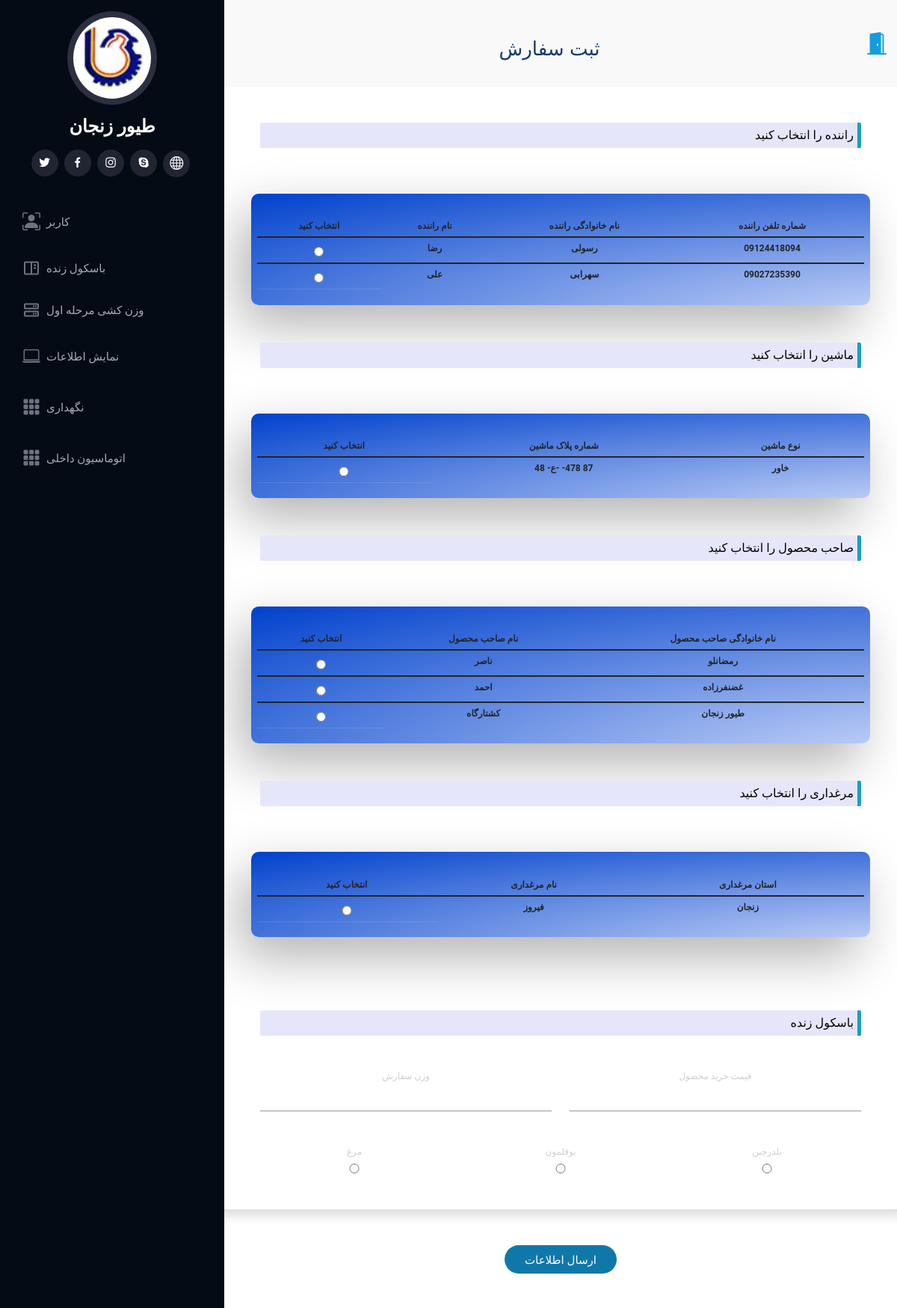
The page /live_WeighBridge/ordering/form/ (signed in, upper part) on the database as committed earlier.
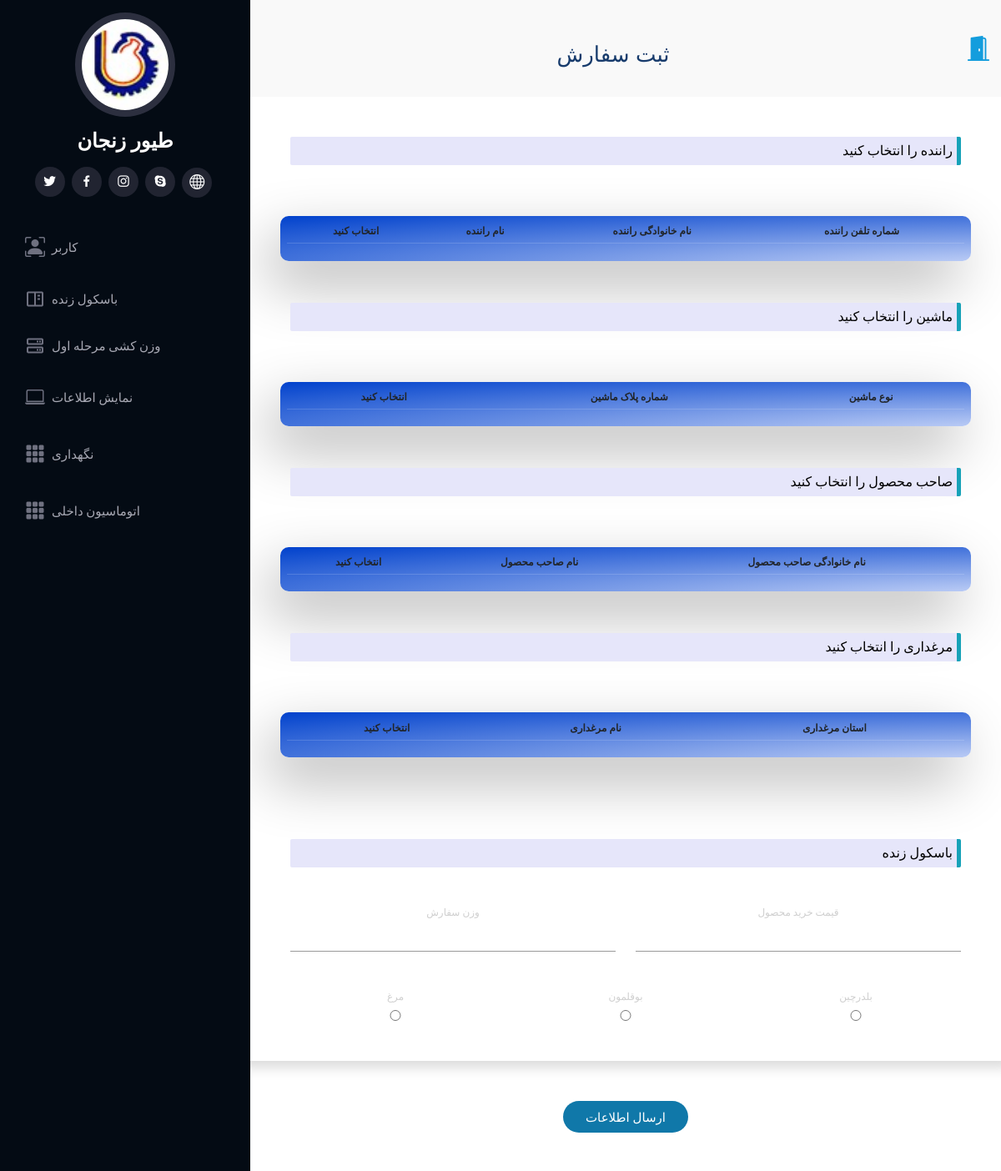
The same page on the database as committed later.
### WareHouseApp/models.py (models this page shows, shortened)
class Driver(models.Model):
    name = models.CharField(max_length=25)
    last_name = models.CharField(max_length=25)
    phone_number = models.CharField(max_length=12)
    driver_id = models.CharField(default=str(uuid1().int), max_length=250, primary_key=True)
    car = models.ForeignKey(Car, on_delete=models.CASCADE, null=True)

class Car(models.Model):
    car_number = models.CharField(max_length=20)
    car_number1 = models.IntegerField(default=11)
    car_number2 = models.CharField(max_length=1, default='ع')
    car_number3 = models.IntegerField(default=111)
    car_number4 = models.IntegerField(default=87)
    live_product = models.BooleanField(default=True)
    car_type = models.CharField(max_length=25, default='-')
    car_id = models.CharField(default=str(uuid1().int), max_length=250, primary_key=True)
    product_owner = models.ForeignKey(ProductOwner, models.PROTECT, null=True)

class ProductOwner(models.Model):
    name = models.CharField(max_length=25)
    last_name = models.CharField(max_length=25)
    product_owner_id = models.CharField(default=str(uuid1().int), max_length=300, primary_key=True)

class Aviculture(models.Model):
    name = models.CharField(max_length=50)
    source = models.CharField(max_length=50)
    aviculture_id = models.CharField(default=str(uuid1().int), max_length=250, primary_key=True)

### WareHouseApp/views.py (the view)
# urls.py: re_path(r'^live_WeighBridge/ordering/form/$', views.lwb_order_form, name='Live_WeighBridge_Order_Form'),
def lwb_order_form(requests):
    if requests.user.is_authenticated:
        lwb_user_list = models.LiveWeighbridgeManager.objects.all().filter(username=requests.user.username)
        ceo_user_list = models.CEO.objects.all().filter(username=requests.user.username)
        if len(lwb_user_list) > 0 or len(ceo_user_list) or requests.user.is_superuser:
            driver_temp = loader.get_template('WareHouseApp/lwb_order_form.html')
            context = {
                'request': requests,
                'driver_list': models.Driver.objects.all(),
                'car_list': models.Car.objects.all().filter(live_product=True),
                'po_list': models.ProductOwner.objects.all(),
                'avc_list': models.Aviculture.objects.all(),
            }
            return HttpResponse(driver_temp.render(context))
        else:
            return HttpResponseRedirect(reverse('Error', args=["you can't access this page <br> you should login"]))
    else:
        return HttpResponseRedirect(reverse('Error', args=["you can't access this page <br> you should login"]))

### WareHouseApp/templates/WareHouseApp/lwb_order_form.html (shortened to what the changed rows need)
 {% extends 'WareHouseApp/main.html' %}
 {% load static %}
 {% block title%}
 <h2>ثبت سفارش</h2>
 {% endblock %}
{% block content %}
<form action="{% url 'Live_WeighBridge_Order' %}" method="post" >
    <div class=" cont">
    <div class="row form sign-in shadow p-5 mb-5 bg-white rounded d-flex align-items-stretch">
        <div class="fresh-table full-color-blue badge filter badge-blue" style="    overflow: scroll;">
                      <table id="fresh-table" class="table">
                        <thead>
                          <th>انتخاب کنید</th>
                         <th data-field="name" data-sortable="true">نام راننده</th>
                          <th data-field="salary" data-sortable="true">نام خانوادگی راننده</th>
                          <th data-field="country" data-sortable="true">شماره تلفن راننده</th>
                        </thead>
                        {% for driver in driver_list %}
                        <label >
                            <tbody>
                              <tr>
                                <td>
                                    <div class="radio">
                                         <label style="margin: 0px;"><input type="radio" name="driver_id" value="{{ driver.driver_id}}" id="{{ driver.driver_id }}"/></label>
                                    </div>
                                </td>
                                <td style="border-bottom:0px;" >{{ driver.name }}</td>
                                <td style="border-bottom:0px;" >{{ driver.last_name }}</td>
                                <td style="border-bottom:0px;" >{{ driver.phone_number }}</td>
                              </tr>
                            </tbody>
                        </label>
                          {% endfor %}
                      </table>
        </div>
        <div class="fresh-table full-color-blue badge filter badge-blue" style="    overflow: scroll;">
                      <table id="fresh-table2" class="table">
                        <thead>
                          <th>انتخاب کنید</th>
                         <th data-field="name" data-sortable="true">شماره پلاک ماشین</th>
                          <th data-field="salary" data-sortable="true">نوع ماشین</th>
                        </thead>
                        {% for car in car_list %}
                        <label >
                            <tbody>
                              <tr>
                                <td>
                                    <div class="radio">
                                         <label style="margin: 0px;"><input type="radio" name="car_id" value="{{ car.car_id}}" id="{{ car.car_id }}"/></label>
                                    </div>
                                </td>
                                <td style="border-bottom:0px;" >
                                    <span style="text-align: right; " dir="rtl">{{ car.car_number1 }}</span>
                                    <span style="text-align: right; " dir="rtl">-{{ car.car_number2 }}-</span>
                                    <span style="text-align: right; " dir="rtl">{{ car.car_number3 }}-</span>
                                    <span style="text-align: right; " dir="rtl">{{ car.car_number4 }}</span>
                                </td>
                                <td style="border-bottom:0px;" >{{ car.car_type }}</td>
                              </tr>
                            </tbody>
                        </label>
                          {% endfor %}
                      </table>
             </div>
        <div class="fresh-table full-color-blue badge filter badge-blue" style="    overflow: scroll;">
                      <table id="fresh-table3" class="table">
                        <thead>
                          <th>انتخاب کنید</th>
                         <th data-field="name" data-sortable="true">نام صاحب محصول</th>
                          <th data-field="salary" data-sortable="true">نام خانوادگی صاحب محصول</th>
                        </thead>
                        {% for po in po_list %}
                        <label >
                            <tbody>
                              <tr>
                                <td>
                                    <div class="radio">
                                         <label style="margin: 0px;"><input type="radio" name="po_id" value="{{ po.product_owner_id}}" id="{{ po.product_owner_id }}"/></label>
                                    </div>
                                </td>
                                <td style="border-bottom:0px;" >{{ po.name }}</td>
                                <td style="border-bottom:0px;" >{{ po.last_name }}</td>
                              </tr>
                            </tbody>
                        </label>
                          {% endfor %}
                      </table>
             </div>
        <div class="fresh-table full-color-blue badge filter badge-blue" style="    overflow: scroll;">
                      <table id="fresh-table4" class="table">
                        <thead>
                          <th>انتخاب کنید</th>
                         <th data-field="name" data-sortable="true">نام مرغداری</th>
                          <th data-field="salary" data-sortable="true">استان مرغداری</th>
                        </thead>
                        {% for avc in avc_list %}
                        <label>
                            <tbody>
                              <tr>
                                <td>
                                    <div class="radio">
                                         <label style="margin: 0px;"><input type="radio" name="avc_id" value="{{ avc.aviculture_id }}" id="{{ avc.aviculture_id }}"/></label>
                                    </div>
                                </td>
                                <td style="border-bottom:0px;" >{{ avc.name }}</td>
                                <td style="border-bottom:0px;" >{{ avc.source }}</td>
                              </tr>
                            </tbody>
                        </label>
                          {% endfor %}
                      </table>
             </div>
    </div>
    </div>
</form>
{% endblock %}

Rows that differ between the two databases and show on the page:
removed Driver: name "رضا", last_name "رسولی", phone_number "09124418094"
removed Driver: name "علی", last_name "سهرابی", phone_number "09027235390"
removed Car: car_number1 "48", car_number2 "ع", car_number3 "478", car_number4 "87", car_type "خاور"
removed ProductOwner: name "ناصر", last_name "رمضانلو"
removed ProductOwner: name "احمد", last_name "غضنفرزاده"
removed ProductOwner: name "کشتارگاه", last_name "طیور زنجان"
removed Aviculture: name "فیروز", source "زنجان"
